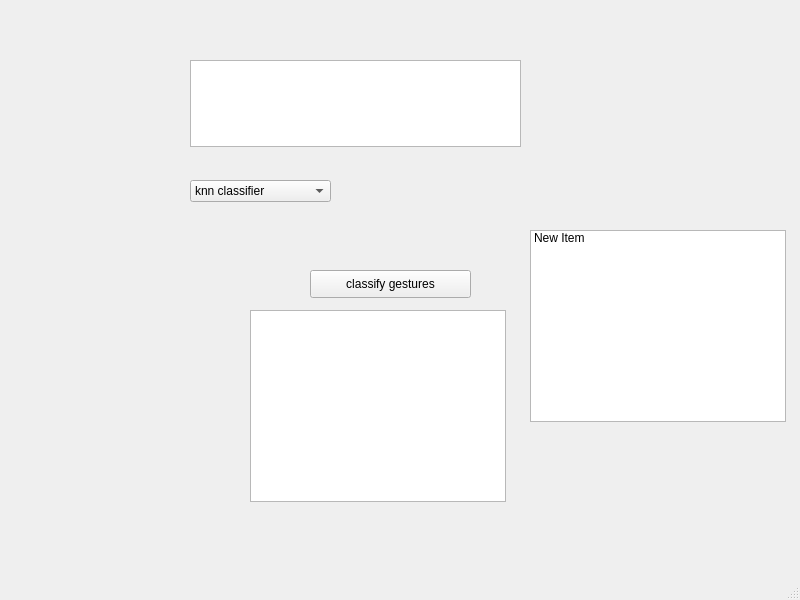
<?xml version="1.0" encoding="UTF-8"?>
<ui version="4.0">
 <class>MainWindow</class>
 <widget class="QMainWindow" name="MainWindow">
  <property name="geometry">
   <rect>
    <x>0</x>
    <y>0</y>
    <width>800</width>
    <height>600</height>
   </rect>
  </property>
  <property name="windowTitle">
   <string>MainWindow</string>
  </property>
  <widget class="QWidget" name="centralwidget">
   <widget class="QPushButton" name="pushButton">
    <property name="geometry">
     <rect>
      <x>310</x>
      <y>270</y>
      <width>161</width>
      <height>28</height>
     </rect>
    </property>
    <property name="text">
     <string>classify gestures</string>
    </property>
   </widget>
   <widget class="QTextEdit" name="textEdit">
    <property name="geometry">
     <rect>
      <x>190</x>
      <y>60</y>
      <width>331</width>
      <height>87</height>
     </rect>
    </property>
   </widget>
   <widget class="QComboBox" name="comboBox">
    <property name="geometry">
     <rect>
      <x>190</x>
      <y>180</y>
      <width>141</width>
      <height>22</height>
     </rect>
    </property>
    <item>
     <property name="text">
      <string>knn classifier</string>
     </property>
    </item>
    <item>
     <property name="text">
      <string>Decsision tree classifier</string>
     </property>
    </item>
    <item>
     <property name="text">
      <string>ppr based classifier</string>
     </property>
    </item>
   </widget>
   <widget class="QListView" name="listView">
    <property name="geometry">
     <rect>
      <x>250</x>
      <y>310</y>
      <width>256</width>
      <height>192</height>
     </rect>
    </property>
   </widget>
   <widget class="QListWidget" name="listWidget">
    <property name="geometry">
     <rect>
      <x>530</x>
      <y>230</y>
      <width>256</width>
      <height>192</height>
     </rect>
    </property>
    <item>
     <property name="text">
      <string>New Item</string>
     </property>
    </item>
   </widget>
  </widget>
  <widget class="QMenuBar" name="menubar">
   <property name="geometry">
    <rect>
     <x>0</x>
     <y>0</y>
     <width>800</width>
     <height>26</height>
    </rect>
   </property>
  </widget>
  <widget class="QStatusBar" name="statusbar"/>
 </widget>
 <resources/>
 <connections/>
</ui>
